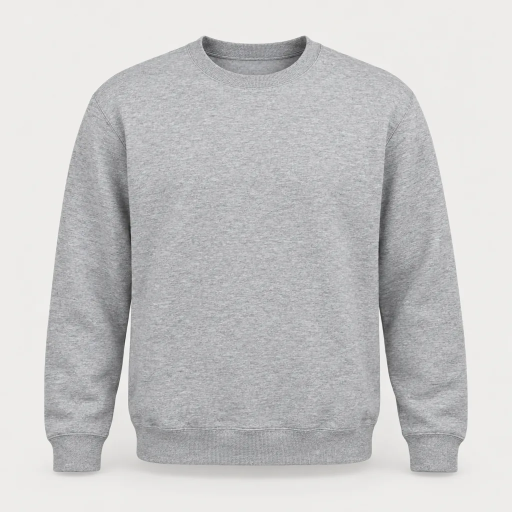
#> input picture hw4/data/custom/mockups/crewneck.webp, 1024 x 1024 px (shown at 1/2 size)
$ python -i colorways.py   (imports and definitions only)
#> lines starting #> are read from the running program, lines starting #| are printed output that depends on the picture; after the words box and inside, x2 and y2 are one past the last pixel; in counts of white or black regions, pixels touching at a corner belong together
#!/usr/bin/env python3
"""Part D: product colorways.

The catalog's `colors` field lists every color in a product (garment + print). We treat each listed color as
a garment colorway: the existing photo shows one of them (the "base"), and the others are rendered with an
image edit of that photo (same garment and print, new fabric color, print recolored if it would disappear).

  python scripts/colorways.py plan                 # detect each photo's base color -> data/products/colorways/plan.json
  python scripts/colorways.py render --only a,b    # paid: render listed products (or --limit N), cap enforced
  python scripts/colorways.py build                # webp + colorways.json for the site (free)

Sources (PNG from the API) go to "Dan Image Resources/colorways/" (git-ignored); site images to data/products/colorways/.
"""
import argparse, base64, io, json, os, re, sqlite3, sys, time
from pathlib import Path

ROOT = Path(__file__).resolve().parent.parent
DB = ROOT / "data" / "campus_customs.db"
OUT = ROOT / "data" / "products" / "colorways"
SRC = ROOT / "Dan Image Resources" / "colorways"
PLAN = OUT / "plan.json"
LEDGER = SRC / "ledger.json"
CAP_USD = 12.00          # hard cap for all colorway renders (approved: ~$8-9, cap $12)
PER_IMAGE_MAX = 0.20     # stop if any single image costs more than this

# Approximate fabric colors for matching and for describing the target to the image model.
PALETTE = {
    "black": (30, 30, 32), "blue": (40, 80, 170), "charcoal gray": (70, 72, 76), "cream": (240, 232, 210),
    "dark heather charcoal": (62, 64, 68), "dark heather gray": (95, 97, 100), "dusty coral": (214, 130, 115),
    "gold": (200, 160, 60), "gray": (150, 150, 152), "green": (40, 110, 70), "heather charcoal gray": (80, 82, 86),
    "heather gray": (170, 170, 172), "ivory": (245, 240, 225), "light blue": (150, 190, 225), "light gray": (205, 205, 207),
    "navy": (25, 35, 65), "navy blue": (25, 38, 72), "red": (180, 35, 45), "royal blue": (35, 75, 170),
    "white": (250, 250, 250), "yellow": (240, 205, 60),
}
SKIP = {"multicolor"}
# Base colors checked by eye on the contact sheet where the automatic fabric sample was fooled.
BASE_OVERRIDES = {"2025-yale-vs-harvard-t-shirt": "heather gray", "school-of-nursing-crest-t-shirt": "navy blue"}


def slug(s): return re.sub(r"[^a-z0-9]+", "-", s.lower()).strip("-")


# [4 lines left out: function products, not called in this run]


def fabric_sample(path):
    """Median color of plain fabric: patches low on the body, left and right of center (below most prints)."""
#> called with path = '../data/custom/mockups/crewneck.webp'
    from PIL import Image, ImageStat
    im = Image.open(path).convert("RGB")
#> im is the input picture: PIL image 1024x1024 RGB; mean R, G, B 199.6, 199.3, 199.6
    W, H = im.size
#> W = 1024; H = 1024
    mask = im.convert("L").point(lambda v: 255 if v < 244 else 0)
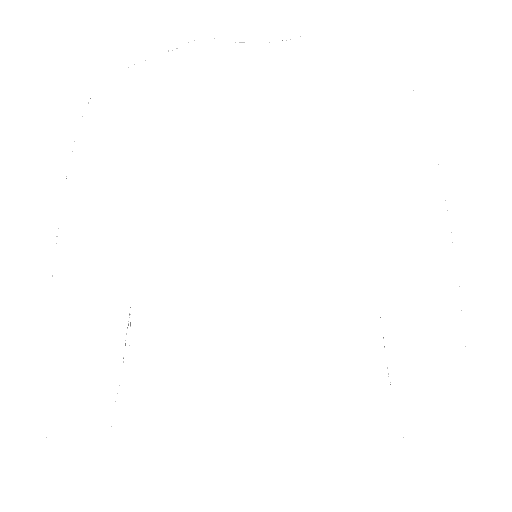
#> mask: PIL image 1024x1024 L (shown at 1/2 size); 100% white; black in thin lines or dots, all inside (x1, y1, x2, y2) = (92, 72, 932, 876)
    x0, y0, x1, y1 = mask.getbbox() or (0, 0, W, H)
#> x0 = 0; y0 = 0; x1 = 1024; y1 = 1024
    w, h = x1 - x0, y1 - y0
#> w = 1024; h = 1024
    pts = []
    for fx, fy in ((0.33, 0.80), (0.67, 0.80), (0.30, 0.70), (0.70, 0.70)):
        cx, cy = int(x0 + fx * w), int(y0 + fy * h)
        patch = im.crop((cx - 8, cy - 8, cx + 8, cy + 8))
        pts.append(tuple(ImageStat.Stat(patch).median))
#> this loop made 4 passes
#> (cx, cy) on passes 1 to 4: (337, 819), (686, 819), (307, 716), (716, 716)
#> pass 1, in fabric_sample, `patch = im.crop((cx - 8, cy - 8, cx + 8, cy + 8))`:
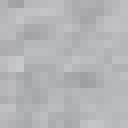
#> patch: PIL image 16x16 RGB (shown 8 times larger); mean R, G, B 179.6, 180.6, 182.5
#> pass 2, in fabric_sample, `patch = im.crop((cx - 8, cy - 8, cx + 8, cy + 8))`:
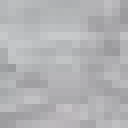
#> patch: PIL image 16x16 RGB (shown 8 times larger); mean R, G, B 177.6, 178, 180.2
#> pass 3, in fabric_sample, `patch = im.crop((cx - 8, cy - 8, cx + 8, cy + 8))`:
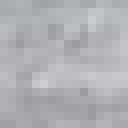
#> patch: PIL image 16x16 RGB (shown 8 times larger); mean R, G, B 176.4, 176.6, 178.8
#> after the loop:
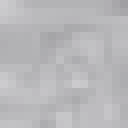
#> patch: PIL image 16x16 RGB (shown 8 times larger); mean R, G, B 184.1, 183.8, 186.1
#> after the loop, pts = [(181, 182, 184), (179, 179, 181), (176, 177, 179), (185, 185, 187)]
    pts.sort(key=sum)
    return pts[len(pts) // 2]


def nearest(rgb, names):
    def d(a, b): return sum((x - y) ** 2 for x, y in zip(a, b))
    return min(names, key=lambda n: d(rgb, PALETTE.get(n, (128, 128, 128))))


# [27 lines left out: functions cmd_plan, prompt_for, not called in this run]


def ledger():
    return json.loads(LEDGER.read_text()) if LEDGER.exists() else {"spent": 0.0, "images": {}}


# [84 lines left out: functions render_one, cmd_render, cmd_build, not called in this run]


# [6 lines not run here, left out]

>>> result = fabric_sample('../data/custom/mockups/crewneck.webp')
#> result = (181, 182, 184)
